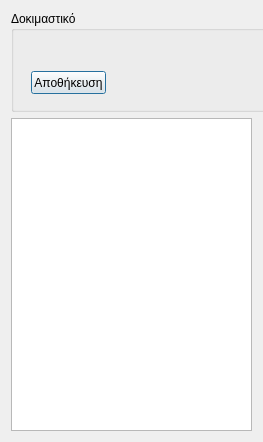
<?xml version="1.0" encoding="UTF-8"?>
<ui version="4.0">
 <class>Dialog</class>
 <widget class="QDialog" name="Dialog">
  <property name="geometry">
   <rect>
    <x>0</x>
    <y>0</y>
    <width>263</width>
    <height>442</height>
   </rect>
  </property>
  <property name="minimumSize">
   <size>
    <width>263</width>
    <height>442</height>
   </size>
  </property>
  <property name="windowTitle">
   <string>Εισαγωγή Φυσικού Προσώπου</string>
  </property>
  <layout class="QVBoxLayout" name="verticalLayout_2">
   <item>
    <layout class="QVBoxLayout" name="verticalLayout">
     <item>
      <widget class="QGroupBox" name="groupBox">
       <property name="minimumSize">
        <size>
         <width>256</width>
         <height>101</height>
        </size>
       </property>
       <property name="title">
        <string>Δοκιμαστικό</string>
       </property>
       <widget class="QPushButton" name="b_save">
        <property name="geometry">
         <rect>
          <x>20</x>
          <y>60</y>
          <width>75</width>
          <height>23</height>
         </rect>
        </property>
        <property name="text">
         <string>Αποθήκευση</string>
        </property>
       </widget>
      </widget>
     </item>
     <item>
      <widget class="QTableView" name="tableView"/>
     </item>
    </layout>
   </item>
  </layout>
 </widget>
 <resources/>
 <connections/>
</ui>
